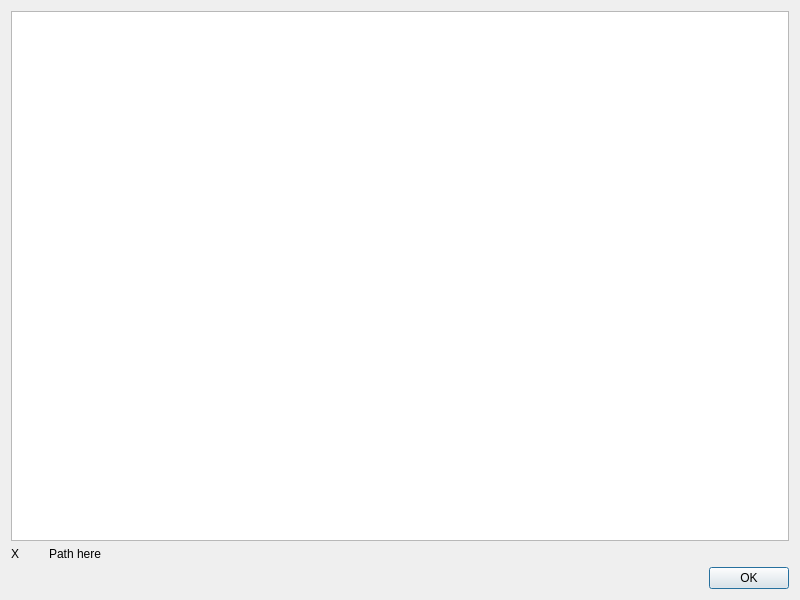
<?xml version="1.0" encoding="UTF-8"?>
<ui version="4.0">
 <class>Dialog</class>
 <widget class="QDialog" name="Dialog">
  <property name="geometry">
   <rect>
    <x>0</x>
    <y>0</y>
    <width>800</width>
    <height>600</height>
   </rect>
  </property>
  <property name="windowTitle">
   <string>Dialog</string>
  </property>
  <layout class="QVBoxLayout" name="verticalLayout">
   <item>
    <widget class="QListWidget" name="listWidget"/>
   </item>
   <item>
    <layout class="QHBoxLayout" name="horizontalLayout">
     <item>
      <widget class="QLabel" name="lblImage">
       <property name="maximumSize">
        <size>
         <width>32</width>
         <height>16777215</height>
        </size>
       </property>
       <property name="baseSize">
        <size>
         <width>0</width>
         <height>0</height>
        </size>
       </property>
       <property name="text">
        <string>X</string>
       </property>
      </widget>
     </item>
     <item>
      <widget class="QLabel" name="lblName">
       <property name="text">
        <string>Path here</string>
       </property>
      </widget>
     </item>
    </layout>
   </item>
   <item>
    <widget class="QDialogButtonBox" name="buttonBox">
     <property name="standardButtons">
      <set>QDialogButtonBox::Ok</set>
     </property>
    </widget>
   </item>
  </layout>
 </widget>
 <resources/>
 <connections/>
</ui>
